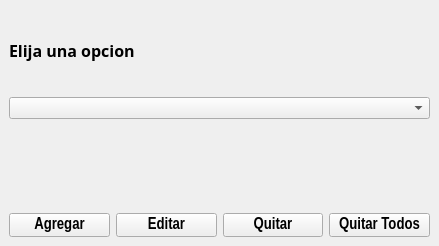
<?xml version="1.0" encoding="UTF-8"?>
<ui version="4.0">
 <class>MainWindow</class>
 <widget class="QMainWindow" name="MainWindow">
  <property name="geometry">
   <rect>
    <x>0</x>
    <y>0</y>
    <width>439</width>
    <height>246</height>
   </rect>
  </property>
  <property name="windowTitle">
   <string>MainWindow</string>
  </property>
  <widget class="QWidget" name="centralwidget">
   <layout class="QVBoxLayout" name="verticalLayout">
    <item>
     <widget class="QLabel" name="label">
      <property name="font">
       <font>
        <family>Arial Black</family>
        <pointsize>12</pointsize>
        <weight>75</weight>
        <bold>true</bold>
       </font>
      </property>
      <property name="text">
       <string>Elija una opcion</string>
      </property>
     </widget>
    </item>
    <item>
     <widget class="QComboBox" name="combo"/>
    </item>
    <item>
     <widget class="QLabel" name="etiqueta">
      <property name="font">
       <font>
        <family>Arial Narrow</family>
        <pointsize>12</pointsize>
        <weight>75</weight>
        <italic>true</italic>
        <bold>true</bold>
       </font>
      </property>
      <property name="text">
       <string/>
      </property>
      <property name="alignment">
       <set>Qt::AlignCenter</set>
      </property>
     </widget>
    </item>
    <item>
     <layout class="QHBoxLayout" name="horizontalLayout">
      <item>
       <widget class="QPushButton" name="btn_agregar">
        <property name="font">
         <font>
          <family>Arial Narrow</family>
          <pointsize>12</pointsize>
          <weight>75</weight>
          <bold>true</bold>
         </font>
        </property>
        <property name="text">
         <string>Agregar</string>
        </property>
       </widget>
      </item>
      <item>
       <widget class="QPushButton" name="btn_editar">
        <property name="font">
         <font>
          <family>Arial Narrow</family>
          <pointsize>12</pointsize>
          <weight>75</weight>
          <bold>true</bold>
         </font>
        </property>
        <property name="text">
         <string>Editar</string>
        </property>
       </widget>
      </item>
      <item>
       <widget class="QPushButton" name="btn_quitar">
        <property name="font">
         <font>
          <family>Arial Narrow</family>
          <pointsize>12</pointsize>
          <weight>75</weight>
          <bold>true</bold>
         </font>
        </property>
        <property name="text">
         <string>Quitar</string>
        </property>
       </widget>
      </item>
      <item>
       <widget class="QPushButton" name="btn_quitarTodos">
        <property name="font">
         <font>
          <family>Arial Narrow</family>
          <pointsize>12</pointsize>
          <weight>75</weight>
          <bold>true</bold>
         </font>
        </property>
        <property name="text">
         <string>Quitar Todos</string>
        </property>
       </widget>
      </item>
     </layout>
    </item>
   </layout>
  </widget>
 </widget>
 <resources/>
 <connections/>
</ui>
